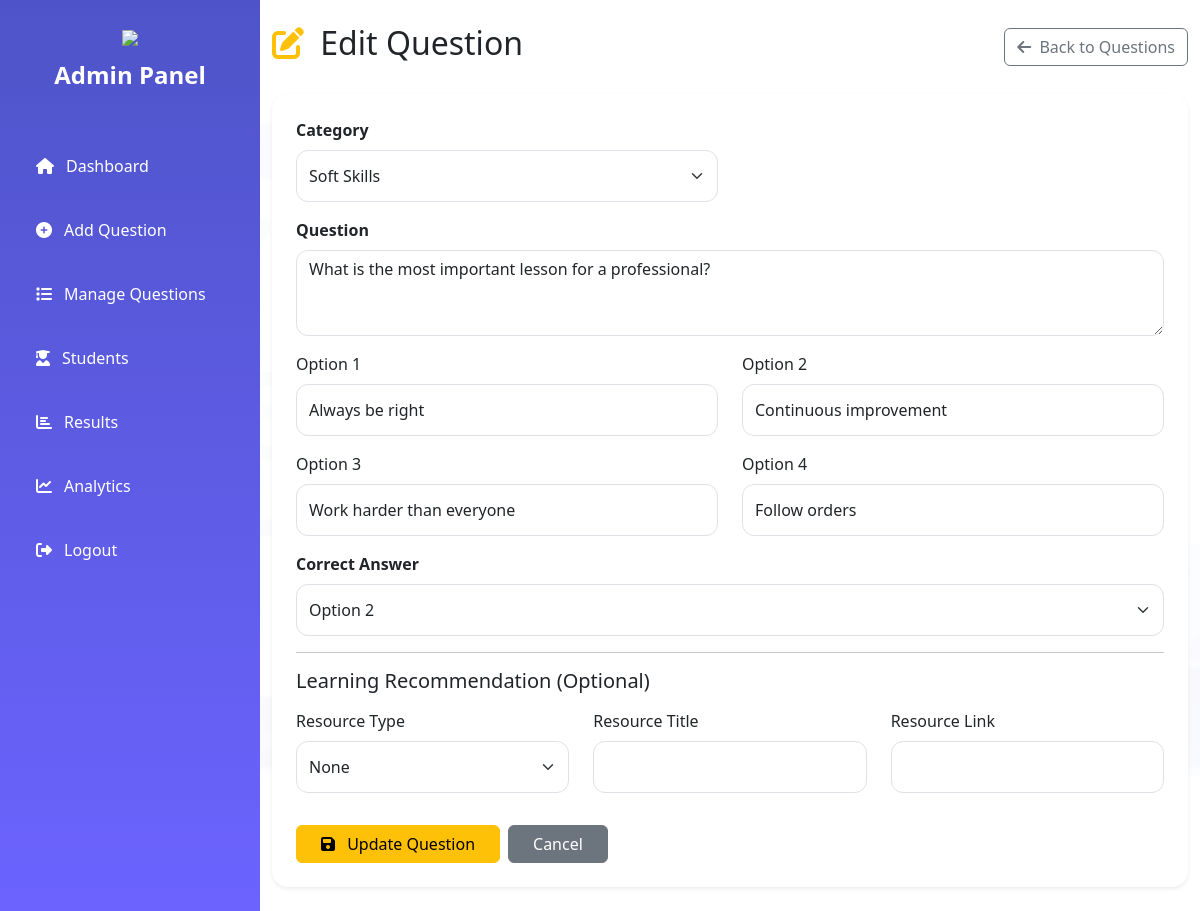
/admin/edit_question.php?id=338 (signed in), run on the app's committed database.
### tables this page shows
CREATE TABLE `questions` (
  `id` int(11) NOT NULL,
  `category` enum('technical','softskills') NOT NULL,
  `question_type` enum('objective','theoretical','coding','debugging') DEFAULT 'objective',
  `question` text NOT NULL,
  `option1` varchar(255) NOT NULL,
  `option2` varchar(255) NOT NULL,
  `option3` varchar(255) NOT NULL,
  `option4` varchar(255) NOT NULL,
  `correct_answer` int(11) NOT NULL,
  `expected_answer` text DEFAULT NULL,
  `code_snippet` text DEFAULT NULL,
  `language` varchar(50) DEFAULT 'php',
  `recommendation_type` enum('youtube','w3schools','freecodecamp') DEFAULT NULL,
  `recommendation_title` varchar(255) DEFAULT NULL,
  `recommendation_link` varchar(500) DEFAULT NULL,
  `created_at` timestamp NOT NULL DEFAULT current_timestamp()
);

### admin/edit_question.php (the view, shortened to what this page needs)
<?php
include("../includes/admin_auth.php");
$id = isset($_GET['id']) ? (int)$_GET['id'] : 0;
$stmt = mysqli_prepare($conn, "SELECT * FROM questions WHERE id = ?");
mysqli_stmt_bind_param($stmt, "i", $id);
mysqli_stmt_execute($stmt);
$result = mysqli_stmt_get_result($stmt);
$question = mysqli_fetch_assoc($result);
?>
<!DOCTYPE html>
<html lang="en">
<head>
    <link href="../assets/css/style.css" rel="stylesheet">
    <link href="https://cdn.jsdelivr.net/npm/bootstrap@5.3.0/dist/css/bootstrap.min.css" rel="stylesheet">
    <link rel="stylesheet" href="https://cdnjs.cloudflare.com/ajax/libs/font-awesome/6.5.1/css/all.min.css">
</head>
<body>
<div class="dashboard-layout">
    <?php include("sidebar.php"); ?>
    <main class="main-content">
        <div class="container-fluid py-4">
            <div class="d-flex justify-content-between align-items-center mb-4">
                <h2><i class="fas fa-edit me-2 text-warning"></i> Edit Question</h2>
                <a href="manage_questions.php" class="btn btn-outline-secondary">
                    <i class="fas fa-arrow-left me-1"></i> Back to Questions
                </a>
            </div>
            <form method="POST" class="bg-white p-4 rounded-4 shadow-sm">
                <div class="row">
                    <div class="col-md-6 mb-3">
                        <label class="form-label fw-semibold">Category</label>
                        <select name="category" class="form-select" required>
                            <option value="softskills" <?php echo $question['category'] == 'softskills' ? 'selected' : ''; ?>>Soft Skills</option>
                        </select>
                    </div>
                </div>
                <div class="mb-3">
                    <label class="form-label fw-semibold">Question</label>
                    <textarea name="question" class="form-control" rows="3" required><?php echo htmlspecialchars($question['question']); ?></textarea>
                </div>
                <div class="row">
                    <div class="col-md-6 mb-3">
                        <label class="form-label">Option 1</label>
                        <input type="text" name="option1" class="form-control" value="<?php echo htmlspecialchars($question['option1']); ?>" required>
                    </div>
                    <div class="col-md-6 mb-3">
                        <label class="form-label">Option 2</label>
                        <input type="text" name="option2" class="form-control" value="<?php echo htmlspecialchars($question['option2']); ?>" required>
                    </div>
                    <div class="col-md-6 mb-3">
                        <label class="form-label">Option 3</label>
                        <input type="text" name="option3" class="form-control" value="<?php echo htmlspecialchars($question['option3']); ?>" required>
                    </div>
                    <div class="col-md-6 mb-3">
                        <label class="form-label">Option 4</label>
                        <input type="text" name="option4" class="form-control" value="<?php echo htmlspecialchars($question['option4']); ?>" required>
                    </div>
                </div>
                <div class="mb-3">
                    <label class="form-label fw-semibold">Correct Answer</label>
                    <select name="correct_answer" class="form-select" required>
                        <option value="2" <?php echo $question['correct_answer'] == 2 ? 'selected' : ''; ?>>Option 2</option>
                    </select>
                </div>
                <hr>
                <h5 class="mb-3">Learning Recommendation (Optional)</h5>
                <div class="row">
                    <div class="col-md-4 mb-3">
                        <label class="form-label">Resource Type</label>
                        <select name="recommendation_type" class="form-select">
                            <option value="">None</option>
                        </select>
                    </div>
                    <div class="col-md-4 mb-3">
                        <label class="form-label">Resource Title</label>
                        <input type="text" name="recommendation_title" class="form-control" value="<?php echo htmlspecialchars($question['recommendation_title'] ?? ''); ?>">
                    </div>
                    <div class="col-md-4 mb-3">
                        <label class="form-label">Resource Link</label>
                        <input type="url" name="recommendation_link" class="form-control" value="<?php echo htmlspecialchars($question['recommendation_link'] ?? ''); ?>">
                    </div>
                </div>
                <div class="d-flex gap-2 mt-3">
                    <button type="submit" name="update_question" class="btn btn-warning px-4">
                        <i class="fas fa-save me-2"></i> Update Question
                    </button>
                    <a href="manage_questions.php" class="btn btn-secondary px-4">Cancel</a>
                </div>
            </form>
        </div>
    </main>
</div>
</body>
</html>

### assets/css/style.css (style rules this page uses)
* { margin:0; padding:0; box-sizing:border-box; }
body { font-family:'Poppins',sans-serif; background:#f4f7fb; color:#1e293b; overflow-x:hidden; }
body::before { content:""; position:fixed; inset:0; background:url('../images/tech.png'); background-size:cover; background-position:center; opacity:0.03; z-index:-1; }
.form-control, .form-select, textarea { border-radius:12px !important; min-height:52px; border:1px solid #dbe2ea; padding-left:15px; box-shadow:none !important; }
.dashboard-layout { display:flex; min-height:100vh; }
.main-content { margin-left:260px; width:100%; }

### data on the page
questions: category "Soft Skills", question "What is the most important lesson for a professional?", option1 "Always be right", option2 "Continuous improvement", option3 "Work harder than everyone", option4 "Follow orders", correct_answer "Option 2"
